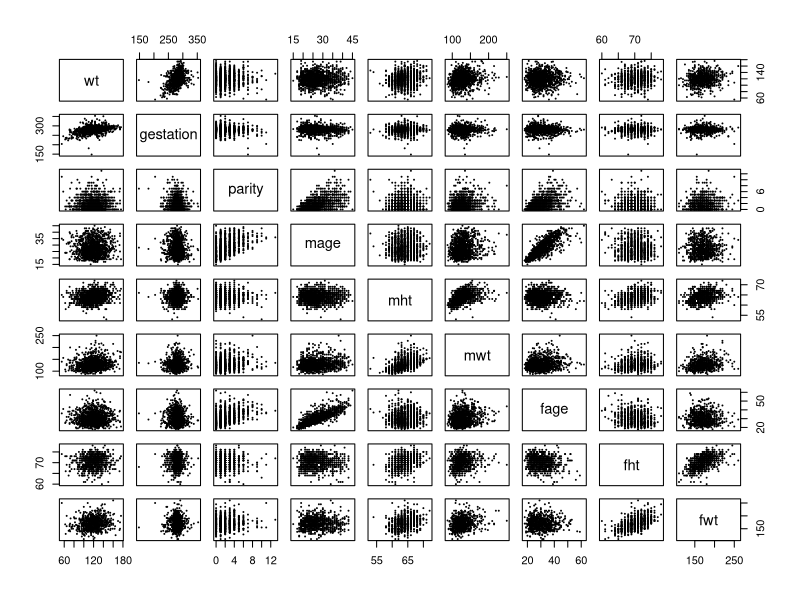
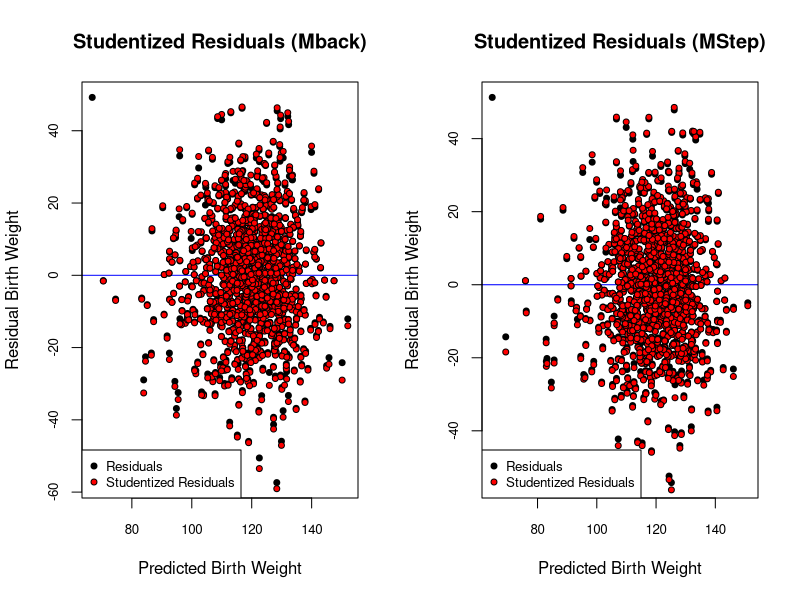
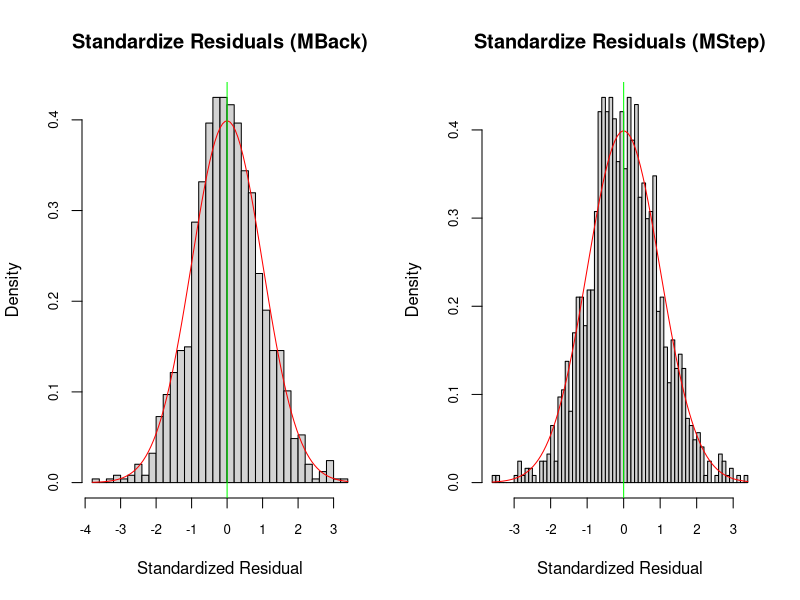
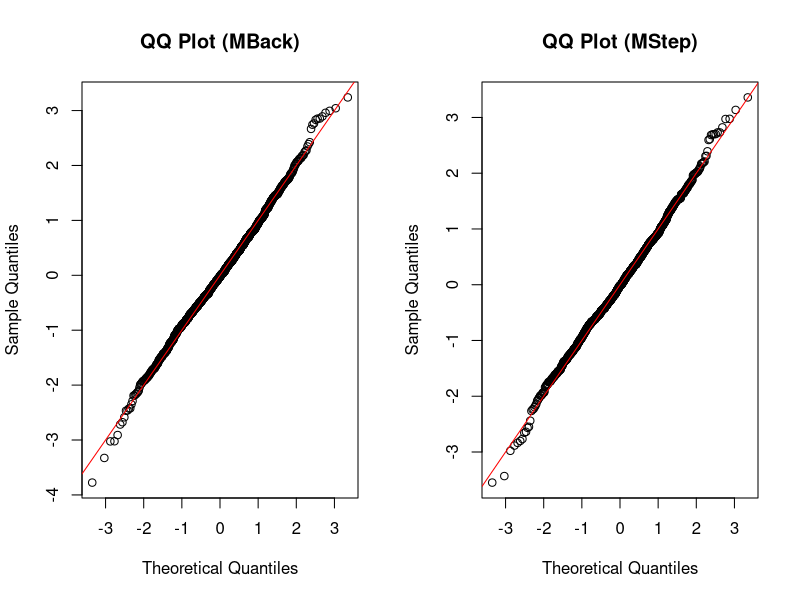
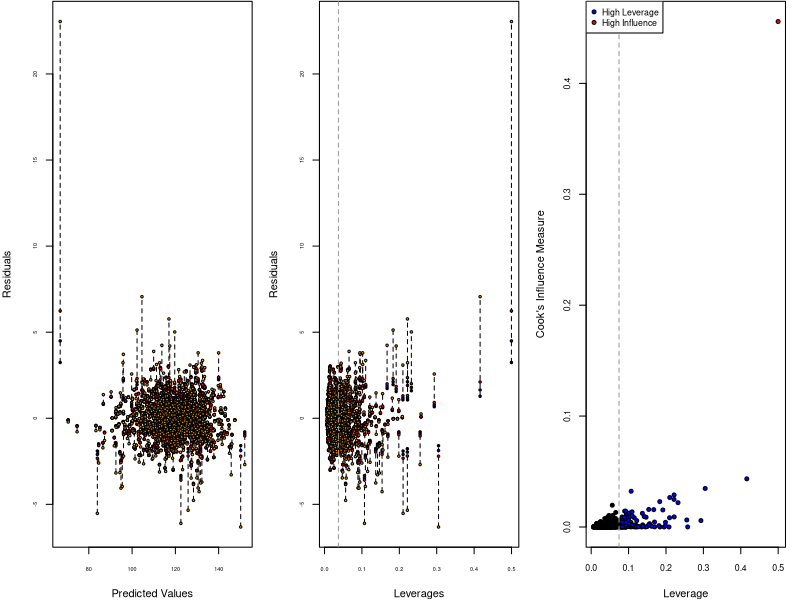
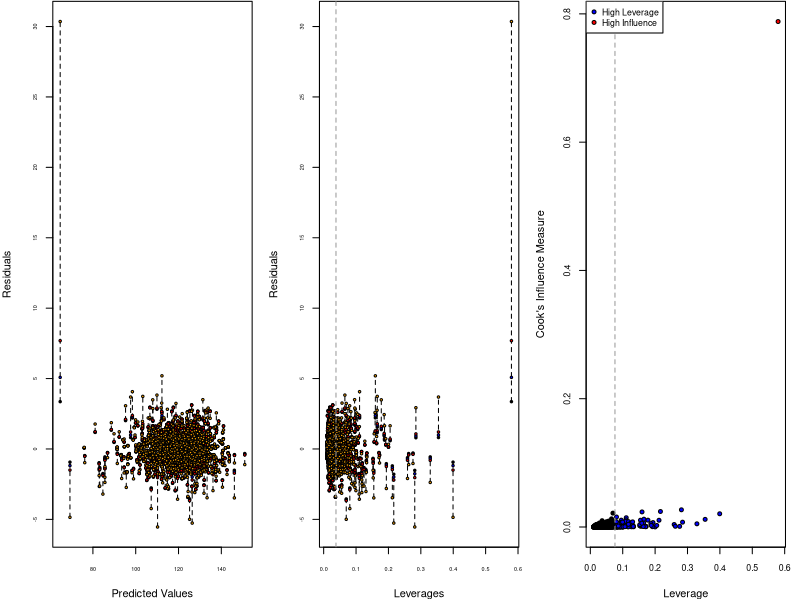
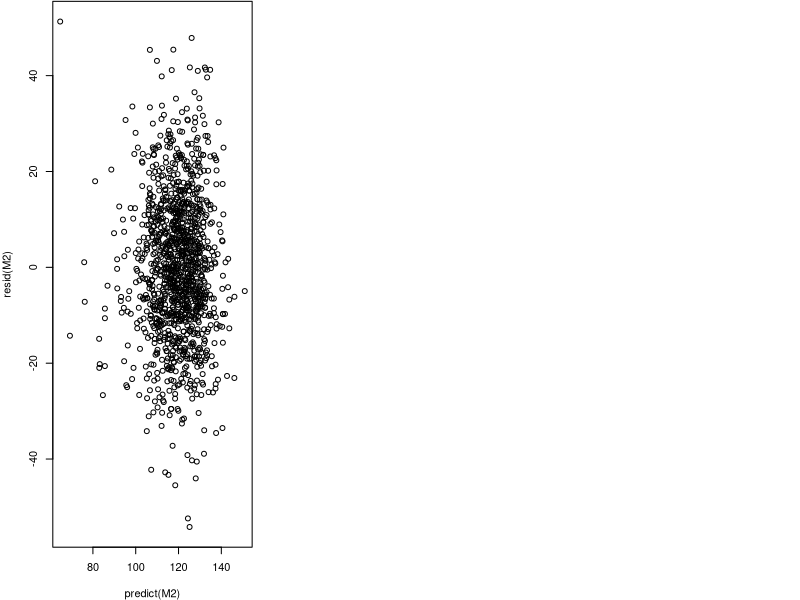

Write the R code that produced these figures, in order. (Note: a time limit stopped this script after it produced the figures.)
## ---- chunk 1
knitr::opts_chunk$set(echo = TRUE)
library(mice)
## ---- chunk 2
# read in data
births.raw = read.csv("chds_births.csv")
## ---- chunk 3
# generate proportion of NA's in each covariate
proportion <- sapply(births.raw, function(x) { sum(is.na(x))*100/nrow(births.raw) })
proportion
## ---- chunk 4
summary(births.raw$marital)
## ---- chunk 5
# Validating Variables
births.raw$marital[!births.raw$marital %in% c(1:5)] = NA

# Setting unknown data to NA so that they can be imputed
births.raw$time[births.raw$time %in% c(9)] = NA
births.raw$number[births.raw$number %in% c(9)] = NA
## ---- chunk 6
# list of categorical variables
categoricals = c('meth', 'feth', 'med', 'fed', 'marital',
                 'income', 'smoke', 'time', 'number')#, 'parity', 'mht', 'fht')
# list of continuous variables
continuous = names(births.raw)[! names(births.raw) %in% categoricals]

# Categorize m/feth
meth.categories = c(rep('Caucasian', 6), 'Other', 
                    'African-American', 'Other', 'Other', 'Other')
for (i in 1:length(meth.categories)) {
  births.raw$meth[births.raw$meth == i-1] = meth.categories[i]
  births.raw$feth[births.raw$feth == i-1] = meth.categories[i]
}
births.raw$meth = as.factor(births.raw$meth)
births.raw$feth = as.factor(births.raw$feth)

# Categorize m/fed
med.categories = c('Other', 'middle school', 'high school', 'Other',
                   'high school + some college', 'college graduate',
                   'Other', 'Other')
for (i in 1:length(med.categories)) {
  births.raw$med[births.raw$med == i-1] = med.categories[i]
  births.raw$fed[births.raw$fed == i-1] = med.categories[i]
}
births.raw$med = as.factor(births.raw$med)
births.raw$fed = as.factor(births.raw$fed)

# Categorize marital
marital.categories = c('married', 'single', 'single', 
                       'single', 'single')
for (i in 1:length(marital.categories)) {
  births.raw$marital[births.raw$marital == i] = marital.categories[i]
}
births.raw$marital = as.factor(births.raw$marital)

# Categorize income
income.categories = c('under 2500', '2500-4999', '5000-7499','7500-9999', 
                      '10000-12499', '12500-14999', '15000-17499', 
                      '17500-19999', '20000-22499', 'over 22500')
for (i in 1:length(income.categories)) {
  births.raw$income[births.raw$income == i-1] = income.categories[i]
}
births.raw$income = as.factor(births.raw$income)

# Categorize smoke
smoke.categories = c('never', 'smokes now', 'until pregnancy', 
                     'used to, not anymore')
for (i in 1:length(smoke.categories)) {
  births.raw$smoke[births.raw$smoke == i-1] = smoke.categories[i]
}
births.raw$smoke = as.factor(births.raw$smoke)

# Categorize time
time.categories = c('never or more than 10 years', 'still smokes', 
                    'during pregnancy', 'less than 10 year', 
                    'less than 10 year', 'less than 10 year', 
                    'less than 10 year', 'less than 10 year', 
                    'never or more than 10 years', 'quit but don’t know when')
for (i in 1:length(time.categories)) {
  births.raw$time[births.raw$time == i-1] = time.categories[i]
}
births.raw$time = as.factor(births.raw$time)

# Categorize number
number.categories = c('never smoked', 'less than 20', 'less than 20', 
                      'less than 20', 'less than 20', 'more than 20',
                      'more than 20', 'more than 20', 'more than 20', 
                      'smoked but don’t know how much')
for (i in 1:length(number.categories)) {
  births.raw$number[births.raw$number == i-1] = number.categories[i]
}
births.raw$number = as.factor(births.raw$number)

# delete covariate smoke
births.raw$smoke = NULL
## ---- chunk 7
# reduce the dataset to contain only continuous data
births.raw.cont = births.raw[ , ! names(births.raw) %in% categoricals]

pairs(births.raw.cont, cex = 0.2)
## ---- chunk 8
# Categorize parity
births.raw$parity[births.raw$parity > 5] = 5
parity.categories = c('zero', 'one', 'two', 'three', 'four', 'more than four')
for (i in 1:length(parity.categories)) {
  births.raw$parity[births.raw$parity == i-1] = parity.categories[i]
}
births.raw$parity = as.factor(births.raw$parity)

table(births.raw$parity)
## ---- chunk 9
# impute the data via mice package
invisible(capture.output(births.mice <- mice(births.raw, method = "cart", seed = 1)))
births.clean <- complete(births.mice)
## ---- chunk 10
# Variance Inflaction Factor
# design matrix excluding intercept
X <- model.matrix(lm(wt ~ gestation + mage + mwt + fage
                     + fwt + mht + fht - 1, data = births.clean))
C <- cor(X) # correlation matrix
vif <- diag(solve(C))

# pre-fitting model
MPrefit <- lm(wt ~ gestation + mage + mwt + fwt + fht + mht, data = births.clean)
## ---- chunk 11
M0 <- lm(wt ~ 1, data = births.clean) # initial model
Mfull <- lm(wt ~ ( . - number - time - fed - med - feth - meth - marital)^2+
              number + time + fed + med + feth + meth + marital +
              I(gestation^2) + I(mage^2) + I(mht^2) + I(mwt^2) + I(fage^2) + 
              I(fht^2) + I(fwt^2), data = births.clean) # full model
Mstart <- lm(wt ~ ., data = births.clean) # start model
## ---- chunk 12
# forward selection
Mfwd <- step(object = M0,
             scope = list(lower = M0, upper = Mfull),
             direction = "forward",
             trace = FALSE)
## ---- chunk 13
# backward elimination
Mback <- step(object = Mfull,
              scope = list(lower = M0, upper = Mfull),
              direction = "backward",
              trace = FALSE)
## ---- chunk 14
# stepwise selection
Mstep <- step(object = Mstart,
              scope = list(lower = M0, upper = Mfull),
              direction = "both",
              trace = FALSE)
## ---- chunk 15
# Press Statistic
calPress <- function(M){
  press <- resid(M)/(1-hatvalues(M))
  press <- sum(press^2)
  return(press)
}

# Calculate PRESS for all four models
press1 <- calPress(Mfwd);
press2 <- calPress(Mback);
press3 <- calPress(Mstep);
press4 <- calPress(MPrefit)

presses <- c(press1, press2, press3, press4)

# AIC Statistic
# Calculate AIC for all four models
AIC1 <- AIC(Mfwd)
AIC2 <- AIC(Mback)
AIC3 <- AIC(Mstep)
AIC4 <- AIC(MPrefit)

AICS <- c(AIC1, AIC2, AIC3, AIC4)

# R^2
# Calculate R^2 for all four models
r.squared <- c(summary(Mfwd)$r.squared, summary(Mback)$r.square, 
               summary(Mstep)$r.square, summary(MPrefit)$r.square)

# Make table of all informations for printing
info <- c(r.squared,AICS,presses)
info <- matrix(t(info),nrow = 4,ncol = 3)
rownames(info)<-c("MFwd", "MBack", "MStep", "MPrefit")
colnames(info)<-c("R^2", "AIC", "Press")
info
## ---- chunk 16
# models to compare
M1 <- Mback
M2 <- Mstep
## ---- chunk 17
# function for drawing studendized residual plots
StuResPlot <- function(M,name) {
  cex <- .8
  res <- residuals(M)
  h <- hatvalues(M)  # Hat matrix
  res.stu <- res/sqrt(1-h) # studentized residuals, but on the data scale
  y.hat <- predict(M)
  par(4,.1,4,.1)
  plot(y.hat, res, pch = 21, bg = "black", 
       cex = cex, 
       cex.axis = cex,
       xlab = "Predicted Birth Weight",
       ylab = "Residual Birth Weight",
       main = paste("Studentized Residuals",name),
       abline(h = mean(res), col = "blue"))
  points(y.hat, res.stu, pch = 21, bg = "red", cex = cex)
  legend(x = "bottomleft", c("Residuals", "Studentized Residuals"),
         pch = 21, pt.bg = c("black", "red"), pt.cex = cex, cex = cex)
}

# function for drawing standardized residual plots
StaResPlot <- function(M,name) {
  cex <- .8
  res <- residuals(M) # Hat matrix
  h <- hatvalues(M)
  sigma.hat <- sigma(M)
  par(4,.1,4,.1)
  hist(res/sigma.hat, breaks = 50, freq = FALSE, cex.axis = cex,
  xlab = "Standardized Residual", main = paste("Standardize Residuals",name))
  curve(dnorm(x), col = "red", add = TRUE)
  abline(v = mean(res/sigma.hat), col = "green")
}

#function for drawing QQ plots
QQPlot <- function(M,name) {
  res <- residuals(M)
  h <- hatvalues(M)
  qqnorm(res/sigma(M),main = paste("QQ Plot",name))
  abline(a=0, b=1, col = "red") #add 45 degree line
}

par(mfrow = c(1,2))

# studendized residual for backward elimination model:
StuResPlot(Mback,"(Mback)")

# studentdized residual for stepwise selection model:
StuResPlot(Mstep,"(MStep)")

## ---- chunk 18
par(mfrow = c(1,2))

# standardized residual for backward elimination model:
StaResPlot(Mback,"(MBack)")

# standardized residual for stepwise selection model:
StaResPlot(Mstep,"(MStep)")
## ---- chunk 19
par(mfrow = c(1,2))

# QQ-plot for backward selection model:
QQPlot(Mback,"(MBack)")

# QQ-plot for stepwise selection model:
QQPlot(Mstep,"(MStep)")
## ---- chunk 20
# function to produce leverage and influence plots
LeverageInfluence <- function(M) {
  y.hat <- predict(M) # predicted values
  sigma.hat <- sigma(M)
  res <- resid(M) # original residuals$
  res.sta <- res/sigma.hat # standardized residuals

  # compute leverages
  h <- hatvalues(M) # hat matrix
  res.stu <- res.sta/sqrt(1-h) # studentized residuals

  # PRESS residuals
  press <- res/(1-h)

  # DFFITS residuals
  dfts <- dffits(M)

  # standardize each of these such that they are identical at the average
  # leverage value
  p <- length(coef(M))
  n <- nobs(M)
  hbar <- p/n # average leverage
  res.stu <- res.stu*sqrt(1 - hbar) # at h = hbar, res.stu = res.sta
  press <- press*(1 - hbar)/sigma.hat # at h = hbar, press = res.sta
  dfts <- dfts*(1 - hbar)/sqrt(hbar) # at h = hbar, dfts = res.sta

  # plot all residuals
  par(mfrow = c(1,3), mar = c(4,4,.1,1.1))
  cex <- .5
  plot(y.hat, rep(0, length(y.hat)),
       type = "n", # empty plot to get the axis range
       ylim = range(res.sta, res.stu, press, dfts),
       cex.axis = cex,
       xlab = "Predicted Values",
       ylab = "Residuals")

  # dotted line connecting each observations residuals for better visibility
  segments(x0 = y.hat,
           y0 = pmin(res.sta, res.stu, press, dfts),
           y1 = pmax(res.sta, res.stu, press, dfts),
           lty = 2)
  points(y.hat, res.sta, pch = 21, bg = "black", cex = cex)
  points(y.hat, res.stu, pch = 21, bg = "blue", cex = cex)
  points(y.hat, press, pch = 21, bg = "red", cex = cex)
  points(y.hat, dfts, pch = 21, bg = "orange", cex = cex)

  # against leverages
  plot(h, rep(0, length(y.hat)),
       type = "n",
       cex.axis = cex,
       ylim = range(res.sta, res.stu, press, dfts),
       xlab = "Leverages", ylab = "Residuals")

  segments(x0 = h,
          y0 = pmin(res.sta, res.stu, press, dfts),
          y1 = pmax(res.sta, res.stu, press, dfts),
          lty = 2)
  points(h, res.sta, pch = 21, bg = "black", cex = cex)
  points(h, res.stu, pch = 21, bg = "blue", cex = cex)
  points(h, press, pch = 21, bg = "red", cex = cex)
  
  points(h, dfts, pch = 21, bg = "orange", cex = cex)
  abline(v = hbar, col = "grey60", lty = 2)

  # cook's distance vs. leverage
  D <- cooks.distance(M)

  # flag some of the points
  infl.ind <- which.max(D) # top influence point
  lev.ind <- h > 2*hbar # leverage more than 2x the average
  clrs <- rep("black", len = n)
  clrs[lev.ind] <- "blue"
  clrs[infl.ind] <- "red"
  # par(mfrow = c(1,1), mar = c(4,4,1,1))
  cex <- .8
  plot(h, D, xlab = "Leverage", ylab = "Cook's Influence Measure",
  pch = 21, bg = clrs, cex = cex, cex.axis = cex)

  
  p <- length(coef(M))
  n <- nrow(births.clean)
  hbar <- p/n # average leverage
  abline(v = 2*hbar, col = "grey60", lty = 2) # 2x average leverage
  legend("topleft", legend = c("High Leverage", "High Influence"), pch = 21,
         pt.bg = c("blue", "red"), cex = cex, pt.cex = cex)
  return(c(infl.ind, D[infl.ind]))
}

# calculate leverage influence:
a <-LeverageInfluence(Mback)
leverageInf <-LeverageInfluence(Mstep)
## ---- chunk 21
# Check outliers in Mstep
plot(predict(M2), resid(M2))
entry <- which.max(abs(resid(M2)))
## ---- chunk 22
# Cross-validation setup
nreps <- 2e3 # number of replications
ntot <- nrow(births.clean) # total number of observations
ntrain <- floor(ntot * 0.7) # size of training set
ntest <- ntot-ntrain # size of test set
mspe1 <- rep(NA, nreps) # sum-of-square errors for each CV replication
mspe2 <- rep(NA, nreps)
logLambda <- rep(NA, nreps) # log-likelihod ratio statistic for each replication
for(ii in 1:nreps) {
  # randomly select training observations
  train.ind <- sample(ntot, ntrain) # training observations
  # refit the models on the subset of training data; ?update for details!
  M1.cv <- update(M1, subset = train.ind)
  M2.cv <- update(M2, subset = train.ind)
  # out-of-sample residuals for both models
  # that is, testing data - predictions with training parameters
  M1.res <- births.clean$wt[-train.ind] -
            predict(M1.cv, newdata = births.clean[-train.ind,])
  M2.res <- births.clean$wt[-train.ind] -
            predict(M2.cv, newdata = births.clean[-train.ind,])
  # mean-square prediction errors
  mspe1[ii] <- mean(M1.res^2)
  mspe2[ii] <- mean(M2.res^2)
  # out-of-sample likelihood ratio
  M1.sigma <- sqrt(sum(resid(M1.cv)^2)/ntrain) # MLE of sigma
  M2.sigma <- sqrt(sum(resid(M2.cv)^2)/ntrain)
  # since res = y - pred, dnorm(y, pred, sd) = dnorm(res, 0, sd)
  logLambda[ii] <- sum(dnorm(M1.res, mean = 0, sd = M1.sigma, log = TRUE))
  logLambda[ii] <- logLambda[ii] -
                   sum(dnorm(M2.res, mean = 0, sd = M2.sigma, log = TRUE))
}

# plot rMSPE and out-of-sample log
par(mfrow = c(1,2))
par(mar = c(4.5, 4.5, .1, .1))
boxplot(x = list(sqrt(mspe1), sqrt(mspe2)), 
        names = expression(M[BACK], M[STEP]), cex = .7,
        ylab = expression(sqrt(MSPE)), col = c("yellow", "orange"))
hist(logLambda, breaks = 50, freq = FALSE,
     xlab = expression(Lambda^{test}),
     main = "", cex = .7)
abline(v = mean(logLambda), col = "red") # average value
## ---- chunk 23
# Answer for Q1 in conclusion
extractP <- function(index) {
  anova(Mstep)$'Pr(>F)'[index]
}

constructP <- function(x) {
  pVal <- c()
  for(i in 1:length(x)){
    pVal <- c(pVal,extractP(x[i]))
  }
  
  return(pVal)
}

x <- c(1,3,4,5,6,7,9,13)
var <- c("gestation ","meth","mht","mwt","fht","fwt","time","gestation:income")
info.pVal <- rbind(var,constructP(x))
info.pVal

## ---- chunk 24
# Answer for Q4 in conclusion
max.leverage.Influential <- rbind(c("Leverage","Influential"),leverageInfP)
max.leverage.Influential
## ---- chunk 25
# Answer for Q5 in conclusion
par(mfrow = c(3,1))
StuResPlot(Mstep,"(MStep)")
StaResPlot(Mstep,"(MStep)")
QQPlot(Mstep,"(MStep)")
